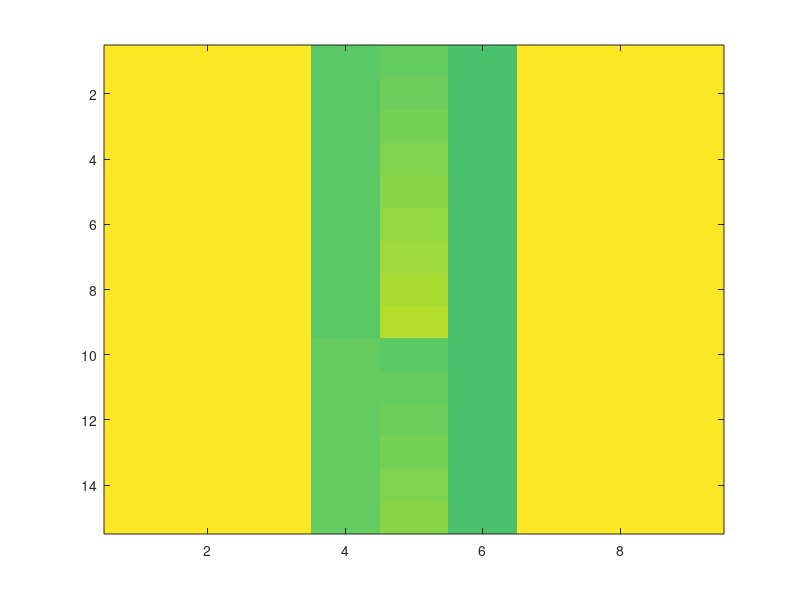

The MATLAB source for this figure: (Note: this script raises an error after producing the figure.)
function success = main()

% PART 1: Converting Images to 20x20 grayscale
plus = zeros(15, 10);
minus = zeros(15, 11);
div = zeros(15, 9);
for i = 1:15
	if (i<=9)
		plus(i,:) = ['plus0' num2str(i) '.png'];
		minus(i,:) = ['minus0' num2str(i) '.png'];
		div(i,:) = ['div0' num2str(i) '.png'];

	else
		plus(i,:) = ['plus' num2str(i) '.png'];
		minus(i,:) = ['minus' num2str(i) '.png'];
		div(i,:) = ['div' num2str(i) '.png'];
	end
end
P = image(plus);
M = image(minus);
D = image(div);



% PART 2: Forming the X and the Y matrix
X = zeros(45 ,400);
Y = zeros(45, 1);
for i = 1:15
	X(i,:) = P(i,:);
	Y(i) = 1;
	X(i+15,:) = M(i,:);
	Y(i+15) = 2;
	X(i+30,:) = D(i,:);
	Y(i+30) = 3;
end



% PART 3: Initializing parameter theta with random values and unrolling them
INIT_EPSILON = 0.12;
Theta1 = rand(25,401) * (2 * INIT_EPSILON) - INIT_EPSILON;
Theta2 = rand(25,26) * (2*INIT_EPSILON) - INIT_EPSILON;
Theta3 = rand(3,26) * (2*INIT_EPSILON) - INIT_EPSILON;
theta = [Theta1(:); Theta2(:); Theta3(:)];

% PART 4: Gradient Descent to find optimal theta values
options = optimset('MaxIter', 500);
lambda = 0;
costFunction = @(p) CostFunction(p, ...
                                   400, ...
                                   25, 25,...
                                   3, X, Y, lambda);
[nn_params, cost] = fmincg(costFunction, theta, options);
% end of the program
end
